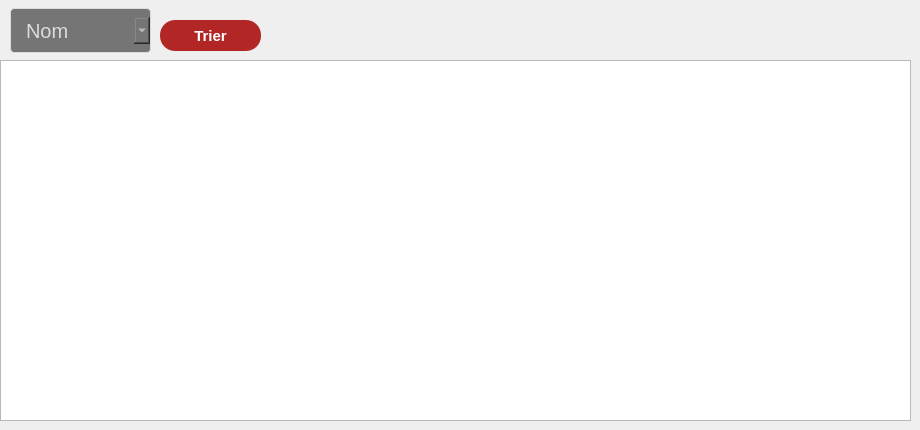
       <widget class="QWidget" name="tab_9">
        <attribute name="title">
         <string>Trier</string>
        </attribute>
        <widget class="QPushButton" name="trier">
         <property name="geometry">
          <rect>
           <x>160</x>
           <y>20</y>
           <width>101</width>
           <height>31</height>
          </rect>
         </property>
         <property name="font">
          <font>
           <family>Arial</family>
           <pointsize>-1</pointsize>
           <weight>75</weight>
           <bold>true</bold>
          </font>
         </property>
         <property name="styleSheet">
          <string notr="true">QPushButton {
color: #fff;
background:#b22626;
border-radius: 15px;
font-size:15px;
font-family:Arial, Helvetica, sans-serif;
}
QPushButton:hover {
color:#fff;
border:15px;
background:#6a1616;
}</string>
         </property>
         <property name="text">
          <string>Trier</string>
         </property>
        </widget>
        <widget class="QComboBox" name="comboBox_trier">
         <property name="geometry">
          <rect>
           <x>10</x>
           <y>0</y>
           <width>141</width>
           <height>61</height>
          </rect>
         </property>
         <property name="styleSheet">
          <string notr="true">QComboBox {
  width: 100%;
  padding: 10px 15px;
  margin: 8px 0;
  display: inline-block;
  border: 1px solid #dcdcdc;
  border-radius: 4px;
  box-sizing: border-box;
  background: #757575;
  color: #dcdcdc;
  font-size: 20px;
font-family:Arial, Helvetica, sans-serif;
}</string>
         </property>
         <item>
          <property name="text">
           <string>Nom</string>
          </property>
         </item>
         <item>
          <property name="text">
           <string>Quantité</string>
          </property>
         </item>
         <item>
          <property name="text">
           <string>Delai</string>
          </property>
         </item>
        </widget>
        <widget class="QTableView" name="tab_trier">
         <property name="geometry">
          <rect>
           <x>0</x>
           <y>60</y>
           <width>911</width>
           <height>361</height>
          </rect>
         </property>
        </widget>
       </widget>
